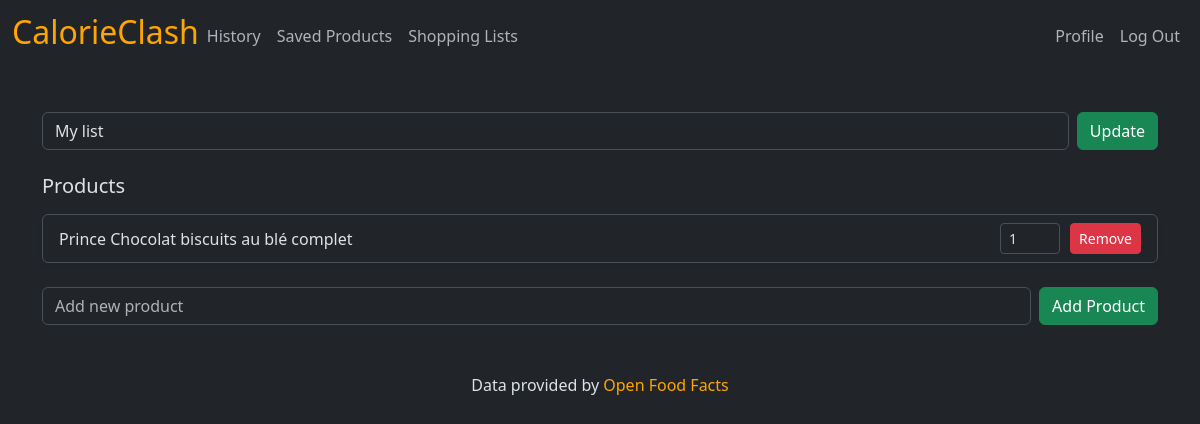
/list?id=10 (signed in), run on the app's committed database.
### tables this page shows
CREATE TABLE shopping_lists ( id INTEGER PRIMARY KEY AUTOINCREMENT NOT NULL, user_id INTEGER NOT NULL, name TEXT, FOREIGN KEY (user_id) REFERENCES users(id) );

CREATE TABLE shopping_list_items ( shopping_list_id INTEGER NOT NULL, product_id INTEGER NOT NULL, count INTEGER NOT NULL, place INTEGER NOT NULL, FOREIGN KEY (shopping_list_id) REFERENCES shopping_lists(id), FOREIGN KEY (product_id) REFERENCES products(id) );

CREATE TABLE products ( id INTEGER PRIMARY KEY, name TEXT, grade TEXT, score INTEGER, kcal_100g REAL, fat_100g REAL, proteins_100g REAL, salt_100g REAL, sugars_100g REAL, sodium_100g REAL );

### app.py (the view)
@app.route("/list", methods=["GET"])
def shopping_list():
    list_id = request.args.get("id")
    if not list_id:
        return apology("Missing list id", 400)
    rows = db.execute("SELECT * FROM shopping_lists WHERE id = ?", list_id)
    if len(rows) == 0:
        return apology("Shopping list does not exist", 404)
    shopping_list = rows[0]
    products = db.execute(
        "SELECT * FROM shopping_list_items, products WHERE shopping_list_items.product_id = products.id AND shopping_list_id = ?", list_id)
    saved = []
    if session.get("user_id"):
        saved = db.execute(
            "SELECT * FROM user_products, products WHERE user_id = ? AND product_id = id", session["user_id"])
    return render_template("list.html", shopping_list=shopping_list, products=products, saved=saved)

### app.py (called while the page is built)
@app.after_request
def after_request(response):
    response.headers["Cache-Control"] = "no-cache, no-store, must-revalidate"
    response.headers["Expires"] = 0
    response.headers["Pragma"] = "no-cache"
    return response

### templates/list.html (shortened to what this page needs)
{% extends "layout.html" %}
{% block main %}
<div class="container mt-5">
    <div class="mb-4">
        <form class="row g-2" method="post" action="/update_list_name">
            <div class="col-auto flex-grow-1">
                <input type="text" autocomplete="off" name="name" id="name_field" class="form-control"
                    value="{{ shopping_list.name }}" placeholder="Enter name">
            </div>
            <div class="col-auto">
                <button class="btn btn-success h-100" type="submit" id="save_name">Update</button>
            </div>
        </form>
    </div>
    <div class="row mb-4">
        <div class="col-12">
            <h5 class="mb-3">Products</h5>
            <ul id="product_list" class="list-group shadow-sm">
                {% for product in products %}
                <li id="{{product.id}}" class="list-group-item d-flex justify-content-between align-items-center">
                    {{ product.name }}
                    <div class="d-flex align-items-center">
                        <input type="number" class="form-control form-control-sm" value="{{ product.count }}"
                            style="width: 60px; margin-right: 10px;">
                        <button class="btn btn-danger btn-sm">Remove</button>
                    </div>
                </li>
                {% else %}
                <li class="list-group-item text-center text-muted">No products added yet.</li>
                {% endfor %}
            </ul>
        </div>
    </div>
    <div class="row">
        <div class="col-12">
            <form class="row g-2" method="POST" action="/add_product_to_list">
                <div class="col-auto flex-grow-1">
                    <input type="text" autocomplete="off" id="new-product" list="saved" class="form-control"
                        placeholder="Add new product" name="product_id">
                </div>
                <div class="col-auto">
                    <button class="btn btn-success h-100" type="submit">Add Product</button>
                </div>
            </form>
        </div>
    </div>
</div>
{% endblock %}

### data on the page
shopping_lists: name "My list"
shopping_list_items: name "Prince Chocolat biscuits au blé complet", count "1"
